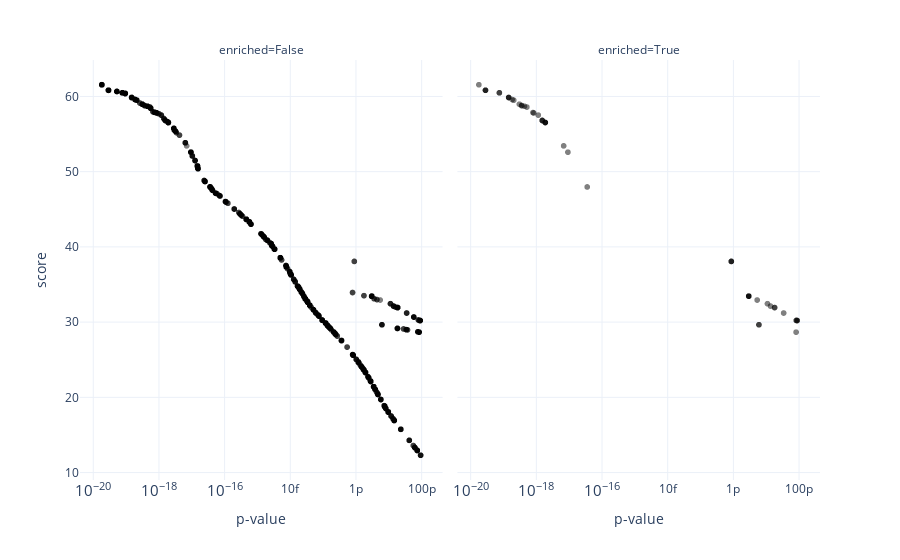

The code cell stored with this chart in its notebook:
### Markdown cell above
# What drives enrichment?

### Code cell
clique_idx = "clique_10"

tf_10 = motif_search[(motif_search.clique_idx == clique_idx) & (motif_search.motif_alt_id)]
cs_10 = clique_sset[clique_sset.clique_idx == clique_idx]
tf_10['enriched'] = tf_10.sequence_name.isin(cs_10.sequence_name)

px.scatter(
    tf_10, x = 'p-value', y = 'score', color = 'enriched',
    opacity = 0.5, facet_col = 'enriched', log_x = True
)

### Figure 1 — Plotly figure (JSON) as saved in the notebook; plotly's stock layout.template omitted (floating-point values rounded to 4 significant figures; data arrays with more than 128 entries replaced by an {"elided": "..."} marker saying what was removed)
{"data": [{"hoverlabel": {"namelength": 0}, "hovertemplate": "enriched=%{marker.color}<br>p-value=%{x}<br>score=%{y}", "legendgroup": "", "marker": {"color": {"elided": "2255 bool values"}, "coloraxis": "coloraxis", "opacity": 0.5, "symbol": "circle"}, "mode": "markers", "name": "", "showlegend": false, "type": "scattergl", "x": {"elided": "2255 float values"}, "xaxis": "x", "y": {"elided": "2255 float values"}, "yaxis": "y"}, {"hoverlabel": {"namelength": 0}, "hovertemplate": "enriched=%{marker.color}<br>p-value=%{x}<br>score=%{y}", "legendgroup": "", "marker": {"color": [true, true, true, true, true, true, true, true, true, true, true, true, true, true, true, true, true, true, true, true, true, true, true, true, true, true, true, true, true, true, true, true, true, true, true, true, true, true, true, true, true, true, true, true, true, true, true, true, true], "coloraxis": "coloraxis", "opacity": 0.5, "symbol": "circle"}, "mode": "markers", "name": "", "showlegend": false, "type": "scattergl", "x": [1.83e-20, 2.91e-20, 2.91e-20, 2.91e-20, 7.71e-20, 7.71e-20, 1.48e-19, 1.48e-19, 1.48e-19, 1.89e-19, 2.11e-19, 3.13e-19, 3.67e-19, 3.67e-19, 4.46e-19, 5.3e-19, 8.12e-19, 8.59e-19, 1.18e-18, 1.56e-18, 1.56e-18, 1.56e-18, 1.93e-18, 1.93e-18, 1.93e-18, 1.93e-18, 6.99e-18, 9.42e-18, 3.64e-17, 8.94e-13, 8.94e-13, 8.94e-13, 3.04e-12, 3.04e-12, 3.04e-12, 3.04e-12, 5.48e-12, 6.21e-12, 6.21e-12, 1.13e-11, 1.4e-11, 1.86e-11, 1.86e-11, 3.51e-11, 8.41e-11, 8.54e-11, 8.54e-11, 9.09e-11, 9.09e-11], "xaxis": "x2", "y": [61.55, 60.82, 60.82, 60.82, 60.48, 60.48, 59.86, 59.86, 59.86, 59.59, 59.5, 58.96, 58.79, 58.79, 58.7, 58.59, 57.86, 57.8, 57.52, 56.8, 56.8, 56.8, 56.54, 56.54, 56.54, 56.54, 53.43, 52.59, 47.96, 38.07, 38.07, 38.07, 33.45, 33.45, 33.45, 33.45, 32.94, 29.65, 29.65, 32.45, 32.13, 31.94, 31.94, 31.21, 28.67, 30.23, 30.23, 30.21, 30.21], "yaxis": "y2"}], "layout": {"annotations": [{"font": {}, "showarrow": false, "text": "enriched=False", "x": 0.245, "xanchor": "center", "xref": "paper", "y": 1, "yanchor": "bottom", "yref": "paper"}, {"font": {}, "showarrow": false, "text": "enriched=True", "x": 0.755, "xanchor": "center", "xref": "paper", "y": 1, "yanchor": "bottom", "yref": "paper"}], "coloraxis": {"colorbar": {"title": {"text": "enriched"}}, "colorscale": [[0, "#0d0887"], [0.1111, "#46039f"], [0.2222, "#7201a8"], [0.3333, "#9c179e"], [0.4444, "#bd3786"], [0.5556, "#d8576b"], [0.6667, "#ed7953"], [0.7778, "#fb9f3a"], [0.8889, "#fdca26"], [1, "#f0f921"]]}, "legend": {"tracegroupgap": 0}, "margin": {"t": 60}, "xaxis": {"anchor": "y", "domain": [0, 0.49], "title": {"text": "p-value"}, "type": "log"}, "xaxis2": {"anchor": "y2", "domain": [0.51, 1], "matches": "x", "title": {"text": "p-value"}, "type": "log"}, "yaxis": {"anchor": "x", "domain": [0, 1], "title": {"text": "score"}}, "yaxis2": {"anchor": "x2", "domain": [0, 1], "matches": "y", "showticklabels": false}}}
